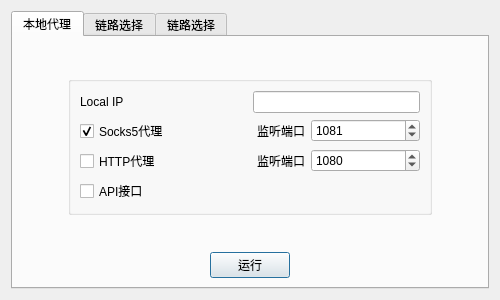
<?xml version="1.0" encoding="UTF-8"?>
<ui version="4.0">
 <class>Dialog</class>
 <widget class="QDialog" name="Dialog">
  <property name="geometry">
   <rect>
    <x>0</x>
    <y>0</y>
    <width>500</width>
    <height>300</height>
   </rect>
  </property>
  <property name="windowTitle">
   <string>Socks-Alice</string>
  </property>
  <layout class="QGridLayout" name="gridLayout_6">
   <item row="0" column="0">
    <widget class="QTabWidget" name="tabWidget">
     <property name="tabPosition">
      <enum>QTabWidget::North</enum>
     </property>
     <property name="tabShape">
      <enum>QTabWidget::Rounded</enum>
     </property>
     <property name="currentIndex">
      <number>0</number>
     </property>
     <property name="movable">
      <bool>true</bool>
     </property>
     <widget class="QWidget" name="tab_2">
      <attribute name="title">
       <string>本地代理</string>
      </attribute>
      <layout class="QGridLayout" name="gridLayout_2">
       <item row="1" column="1">
        <widget class="QGroupBox" name="groupBox">
         <property name="sizePolicy">
          <sizepolicy hsizetype="Preferred" vsizetype="Preferred">
           <horstretch>2</horstretch>
           <verstretch>0</verstretch>
          </sizepolicy>
         </property>
         <property name="title">
          <string/>
         </property>
         <layout class="QGridLayout" name="gridLayout_4">
          <item row="0" column="0">
           <layout class="QHBoxLayout" name="horizontalLayout_7">
            <item>
             <widget class="QLabel" name="label_6">
              <property name="sizePolicy">
               <sizepolicy hsizetype="Expanding" vsizetype="Preferred">
                <horstretch>0</horstretch>
                <verstretch>0</verstretch>
               </sizepolicy>
              </property>
              <property name="text">
               <string>Local IP</string>
              </property>
              <property name="alignment">
               <set>Qt::AlignLeading|Qt::AlignLeft|Qt::AlignVCenter</set>
              </property>
             </widget>
            </item>
            <item>
             <widget class="QLineEdit" name="lineEditIP"/>
            </item>
           </layout>
          </item>
          <item row="1" column="0">
           <layout class="QHBoxLayout" name="horizontalLayout_4">
            <item>
             <widget class="QCheckBox" name="checkBox">
              <property name="text">
               <string>Socks5代理</string>
              </property>
              <property name="checked">
               <bool>true</bool>
              </property>
             </widget>
            </item>
            <item>
             <widget class="QLabel" name="label_3">
              <property name="text">
               <string>监听端口</string>
              </property>
              <property name="alignment">
               <set>Qt::AlignRight|Qt::AlignTrailing|Qt::AlignVCenter</set>
              </property>
             </widget>
            </item>
            <item>
             <widget class="QSpinBox" name="spinBoxSocksPort">
              <property name="minimum">
               <number>1</number>
              </property>
              <property name="maximum">
               <number>65535</number>
              </property>
              <property name="value">
               <number>1081</number>
              </property>
             </widget>
            </item>
           </layout>
          </item>
          <item row="2" column="0">
           <layout class="QHBoxLayout" name="horizontalLayout_5">
            <item>
             <widget class="QCheckBox" name="checkBox_2">
              <property name="text">
               <string>HTTP代理</string>
              </property>
              <property name="checked">
               <bool>false</bool>
              </property>
             </widget>
            </item>
            <item>
             <widget class="QLabel" name="label_4">
              <property name="text">
               <string>监听端口</string>
              </property>
              <property name="alignment">
               <set>Qt::AlignRight|Qt::AlignTrailing|Qt::AlignVCenter</set>
              </property>
             </widget>
            </item>
            <item>
             <widget class="QSpinBox" name="spinBoxHttpPort">
              <property name="minimum">
               <number>1</number>
              </property>
              <property name="maximum">
               <number>65535</number>
              </property>
              <property name="value">
               <number>1080</number>
              </property>
             </widget>
            </item>
           </layout>
          </item>
          <item row="3" column="0">
           <widget class="QCheckBox" name="checkBox_3">
            <property name="text">
             <string>API接口</string>
            </property>
           </widget>
          </item>
         </layout>
        </widget>
       </item>
       <item row="1" column="0">
        <spacer name="horizontalSpacer_7">
         <property name="orientation">
          <enum>Qt::Horizontal</enum>
         </property>
         <property name="sizeHint" stdset="0">
          <size>
           <width>40</width>
           <height>20</height>
          </size>
         </property>
        </spacer>
       </item>
       <item row="2" column="1">
        <spacer name="verticalSpacer_4">
         <property name="orientation">
          <enum>Qt::Vertical</enum>
         </property>
         <property name="sizeHint" stdset="0">
          <size>
           <width>20</width>
           <height>52</height>
          </size>
         </property>
        </spacer>
       </item>
       <item row="1" column="2">
        <spacer name="horizontalSpacer_8">
         <property name="orientation">
          <enum>Qt::Horizontal</enum>
         </property>
         <property name="sizeHint" stdset="0">
          <size>
           <width>40</width>
           <height>20</height>
          </size>
         </property>
        </spacer>
       </item>
       <item row="0" column="1">
        <spacer name="verticalSpacer_3">
         <property name="orientation">
          <enum>Qt::Vertical</enum>
         </property>
         <property name="sizeHint" stdset="0">
          <size>
           <width>20</width>
           <height>52</height>
          </size>
         </property>
        </spacer>
       </item>
       <item row="3" column="0" colspan="3">
        <layout class="QHBoxLayout" name="horizontalLayout_2">
         <item>
          <spacer name="horizontalSpacer_3">
           <property name="orientation">
            <enum>Qt::Horizontal</enum>
           </property>
           <property name="sizeHint" stdset="0">
            <size>
             <width>138</width>
             <height>18</height>
            </size>
           </property>
          </spacer>
         </item>
         <item>
          <widget class="QPushButton" name="btnRun">
           <property name="text">
            <string>运行</string>
           </property>
          </widget>
         </item>
         <item>
          <spacer name="horizontalSpacer_4">
           <property name="orientation">
            <enum>Qt::Horizontal</enum>
           </property>
           <property name="sizeHint" stdset="0">
            <size>
             <width>181</width>
             <height>20</height>
            </size>
           </property>
          </spacer>
         </item>
        </layout>
       </item>
      </layout>
     </widget>
     <widget class="QWidget" name="tab_3">
      <attribute name="title">
       <string>链路选择</string>
      </attribute>
      <layout class="QGridLayout" name="gridLayout_3">
       <item row="0" column="0" colspan="3">
        <widget class="QFrame" name="frame">
         <property name="frameShape">
          <enum>QFrame::StyledPanel</enum>
         </property>
         <property name="frameShadow">
          <enum>QFrame::Raised</enum>
         </property>
         <layout class="QVBoxLayout" name="verticalLayout_5">
          <item>
           <spacer name="verticalSpacer_6">
            <property name="orientation">
             <enum>Qt::Vertical</enum>
            </property>
            <property name="sizeHint" stdset="0">
             <size>
              <width>18</width>
              <height>40</height>
             </size>
            </property>
           </spacer>
          </item>
          <item>
           <layout class="QHBoxLayout" name="horizontalLayout_3">
            <item>
             <widget class="QFrame" name="frame_2">
              <property name="frameShape">
               <enum>QFrame::NoFrame</enum>
              </property>
              <property name="frameShadow">
               <enum>QFrame::Sunken</enum>
              </property>
              <property name="lineWidth">
               <number>0</number>
              </property>
              <layout class="QGridLayout" name="gridLayout_8">
               <item row="0" column="0">
                <widget class="QRadioButton" name="rBtnDynamicRoute">
                 <property name="text">
                  <string>动态链路</string>
                 </property>
                 <property name="checked">
                  <bool>true</bool>
                 </property>
                </widget>
               </item>
               <item row="0" column="1">
                <widget class="QRadioButton" name="rBtnStaticRoute">
                 <property name="enabled">
                  <bool>false</bool>
                 </property>
                 <property name="toolTip">
                  <string>需要管理员开启静态链路权限</string>
                 </property>
                 <property name="text">
                  <string>静态链路(默认两跳)</string>
                 </property>
                 <property name="checkable">
                  <bool>true</bool>
                 </property>
                </widget>
               </item>
               <item row="1" column="0">
                <widget class="QFrame" name="frame_3">
                 <property name="frameShape">
                  <enum>QFrame::Box</enum>
                 </property>
                 <property name="frameShadow">
                  <enum>QFrame::Raised</enum>
                 </property>
                 <layout class="QGridLayout" name="gridLayout_5">
                  <item row="1" column="1">
                   <widget class="QRadioButton" name="rBtnHop3">
                    <property name="text">
                     <string>3</string>
                    </property>
                   </widget>
                  </item>
                  <item row="0" column="0" colspan="2">
                   <widget class="QLabel" name="label_5">
                    <property name="text">
                     <string>跳数选择</string>
                    </property>
                   </widget>
                  </item>
                  <item row="1" column="0">
                   <widget class="QRadioButton" name="rBtnHop2">
                    <property name="text">
                     <string>2</string>
                    </property>
                    <property name="checked">
                     <bool>true</bool>
                    </property>
                   </widget>
                  </item>
                 </layout>
                </widget>
               </item>
               <item row="1" column="1">
                <widget class="QFrame" name="frame_5">
                 <property name="enabled">
                  <bool>false</bool>
                 </property>
                 <property name="frameShape">
                  <enum>QFrame::Box</enum>
                 </property>
                 <property name="frameShadow">
                  <enum>QFrame::Raised</enum>
                 </property>
                 <layout class="QGridLayout" name="gridLayout_7">
                  <item row="1" column="1">
                   <widget class="QRadioButton" name="rBtnDynamicExitIP">
                    <property name="text">
                     <string>动态IP</string>
                    </property>
                   </widget>
                  </item>
                  <item row="1" column="0">
                   <widget class="QRadioButton" name="rBtnStaticExitIP">
                    <property name="text">
                     <string>静态IP</string>
                    </property>
                    <property name="checked">
                     <bool>true</bool>
                    </property>
                   </widget>
                  </item>
                  <item row="0" column="0">
                   <widget class="QLabel" name="label_7">
                    <property name="text">
                     <string>出口IP选择</string>
                    </property>
                   </widget>
                  </item>
                 </layout>
                </widget>
               </item>
              </layout>
             </widget>
            </item>
           </layout>
          </item>
          <item>
           <spacer name="verticalSpacer_5">
            <property name="orientation">
             <enum>Qt::Vertical</enum>
            </property>
            <property name="sizeHint" stdset="0">
             <size>
              <width>18</width>
              <height>40</height>
             </size>
            </property>
           </spacer>
          </item>
         </layout>
        </widget>
       </item>
       <item row="1" column="0">
        <spacer name="horizontalSpacer_5">
         <property name="orientation">
          <enum>Qt::Horizontal</enum>
         </property>
         <property name="sizeHint" stdset="0">
          <size>
           <width>178</width>
           <height>20</height>
          </size>
         </property>
        </spacer>
       </item>
       <item row="1" column="1">
        <widget class="QPushButton" name="pushButton">
         <property name="text">
          <string>应用链路</string>
         </property>
        </widget>
       </item>
       <item row="1" column="2">
        <spacer name="horizontalSpacer_6">
         <property name="orientation">
          <enum>Qt::Horizontal</enum>
         </property>
         <property name="sizeHint" stdset="0">
          <size>
           <width>177</width>
           <height>20</height>
          </size>
         </property>
        </spacer>
       </item>
      </layout>
     </widget>
     <widget class="QWidget" name="tab">
      <property name="enabled">
       <bool>true</bool>
      </property>
      <attribute name="title">
       <string>链路选择</string>
      </attribute>
      <layout class="QVBoxLayout" name="verticalLayout_2">
       <item>
        <widget class="QTableWidget" name="serverList">
         <property name="sizePolicy">
          <sizepolicy hsizetype="Expanding" vsizetype="Expanding">
           <horstretch>0</horstretch>
           <verstretch>0</verstretch>
          </sizepolicy>
         </property>
         <property name="frameShape">
          <enum>QFrame::VLine</enum>
         </property>
         <property name="lineWidth">
          <number>1</number>
         </property>
         <property name="editTriggers">
          <set>QAbstractItemView::NoEditTriggers</set>
         </property>
         <property name="dragEnabled">
          <bool>true</bool>
         </property>
         <property name="alternatingRowColors">
          <bool>true</bool>
         </property>
         <property name="selectionMode">
          <enum>QAbstractItemView::NoSelection</enum>
         </property>
         <property name="selectionBehavior">
          <enum>QAbstractItemView::SelectRows</enum>
         </property>
         <property name="showGrid">
          <bool>false</bool>
         </property>
         <property name="gridStyle">
          <enum>Qt::NoPen</enum>
         </property>
         <property name="sortingEnabled">
          <bool>true</bool>
         </property>
         <attribute name="horizontalHeaderHighlightSections">
          <bool>false</bool>
         </attribute>
         <attribute name="horizontalHeaderShowSortIndicator" stdset="0">
          <bool>true</bool>
         </attribute>
         <attribute name="verticalHeaderVisible">
          <bool>false</bool>
         </attribute>
         <column>
          <property name="text">
           <string>Name</string>
          </property>
         </column>
         <column>
          <property name="text">
           <string>IP</string>
          </property>
         </column>
         <column>
          <property name="text">
           <string>Port</string>
          </property>
         </column>
         <column>
          <property name="text">
           <string>Method</string>
          </property>
         </column>
         <column>
          <property name="text">
           <string>Proxy IP</string>
          </property>
         </column>
         <column>
          <property name="text">
           <string>Proxy Port</string>
          </property>
         </column>
         <column>
          <property name="text">
           <string>Key</string>
          </property>
         </column>
        </widget>
       </item>
      </layout>
     </widget>
    </widget>
   </item>
  </layout>
  <action name="actionEdit">
   <property name="text">
    <string>Edit Server</string>
   </property>
  </action>
  <action name="actionAdd">
   <property name="text">
    <string>Add Server</string>
   </property>
  </action>
  <action name="actionDelete">
   <property name="text">
    <string>Delete Server</string>
   </property>
  </action>
  <action name="actionConnect">
   <property name="text">
    <string>Connect</string>
   </property>
  </action>
  <action name="actionTestLatency">
   <property name="text">
    <string>TestLatency</string>
   </property>
  </action>
  <action name="actionTestAllLatency">
   <property name="text">
    <string>TestAllLatency</string>
   </property>
  </action>
  <action name="actionDisconnect">
   <property name="text">
    <string>Disconnect</string>
   </property>
  </action>
 </widget>
 <resources/>
 <connections/>
</ui>
